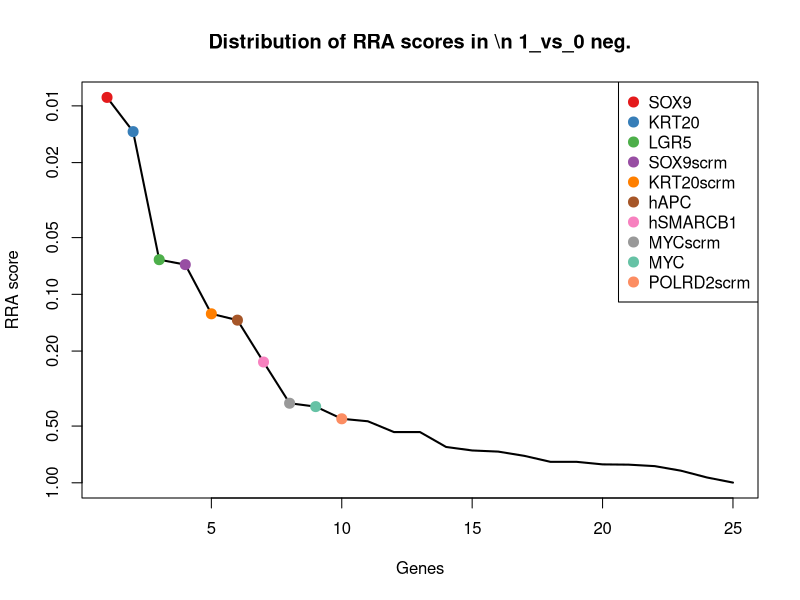
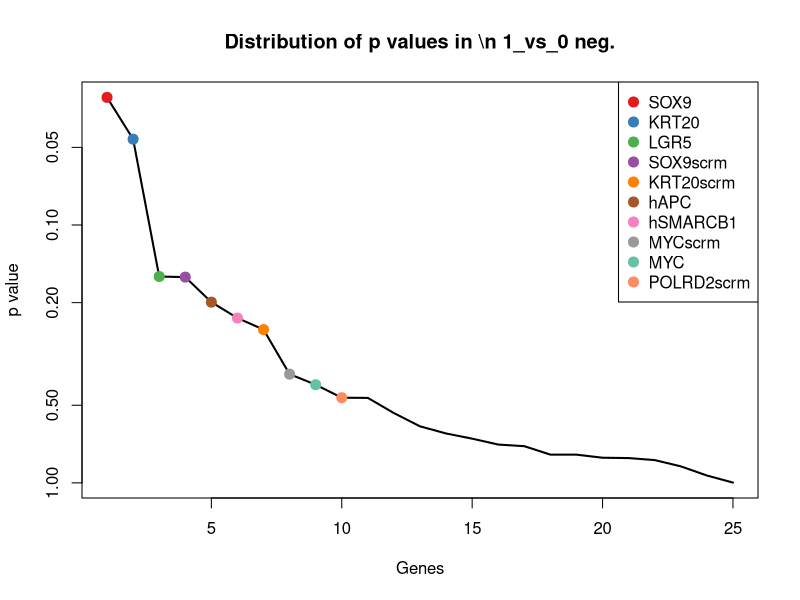
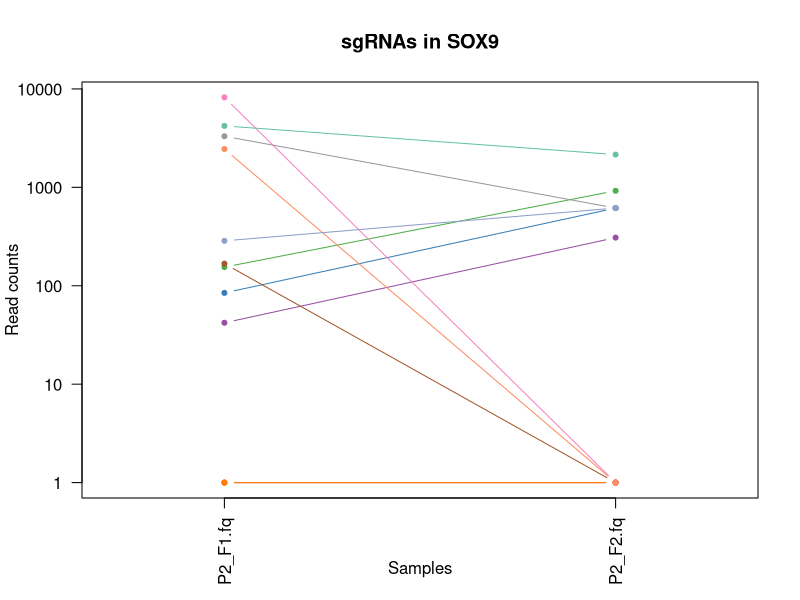
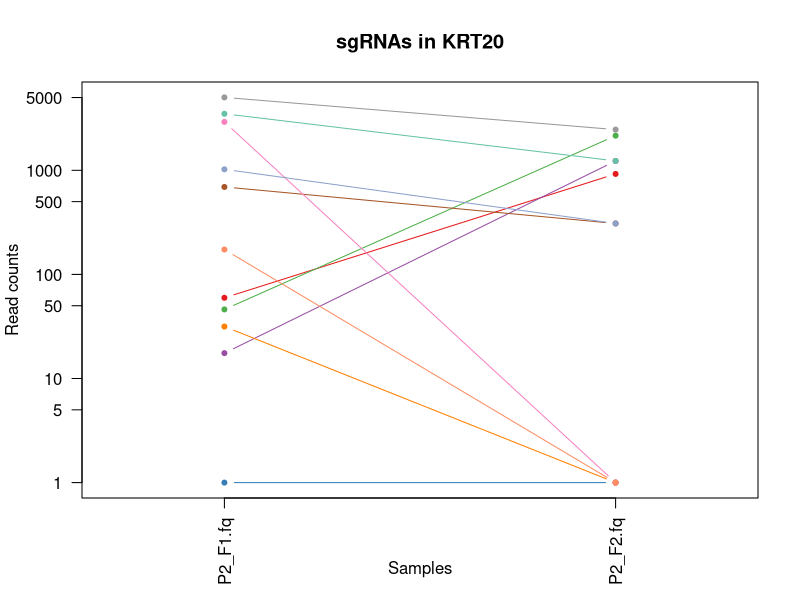
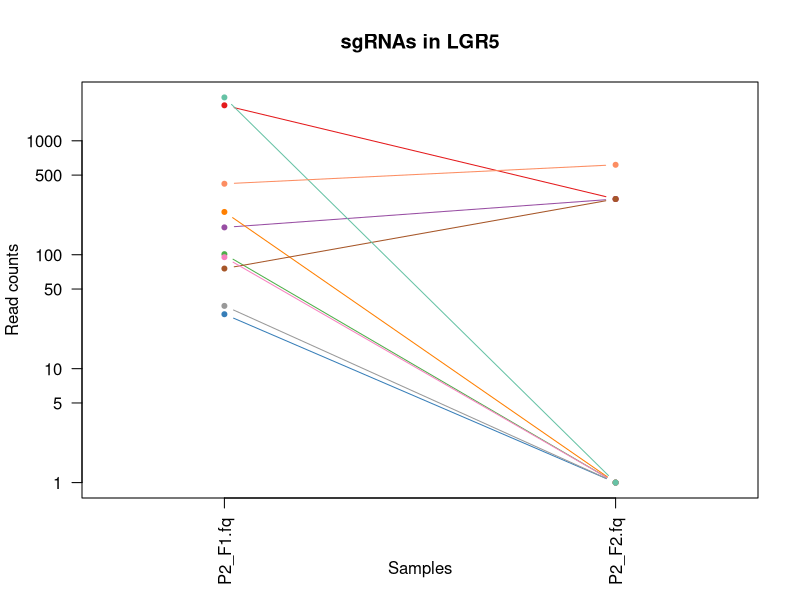
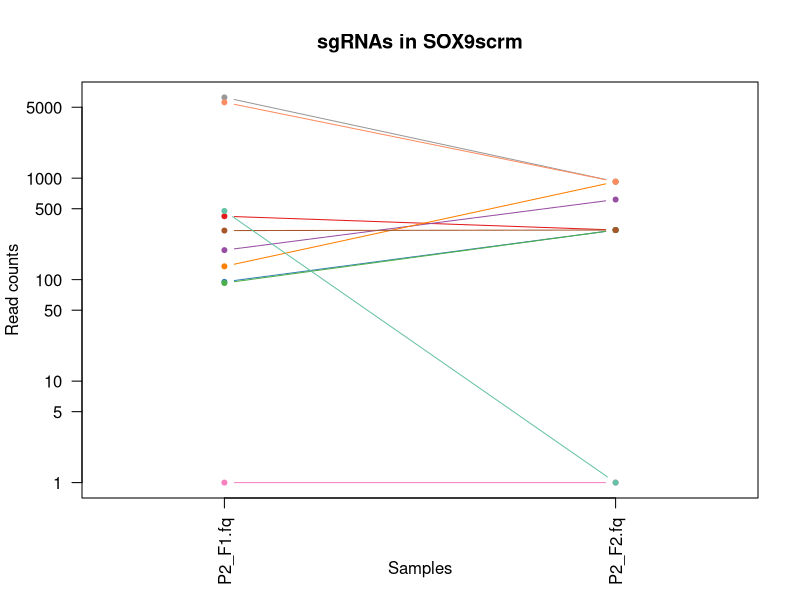
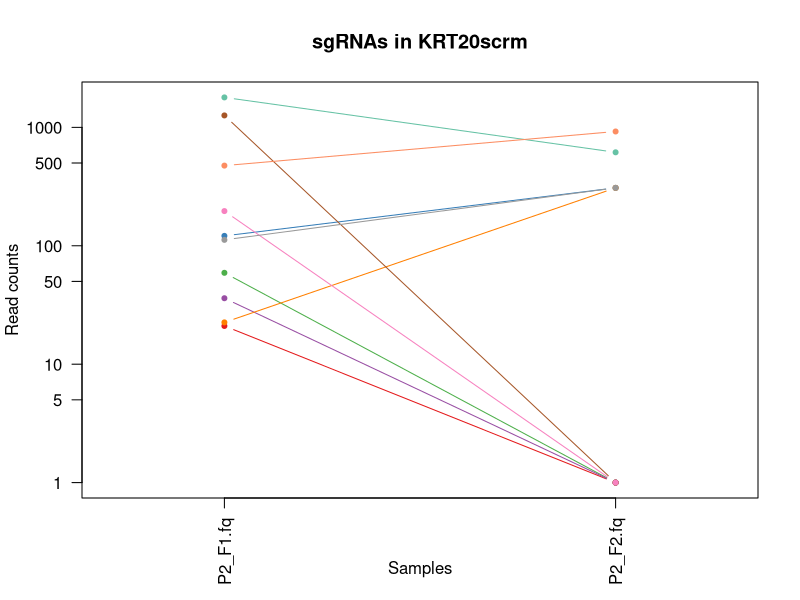
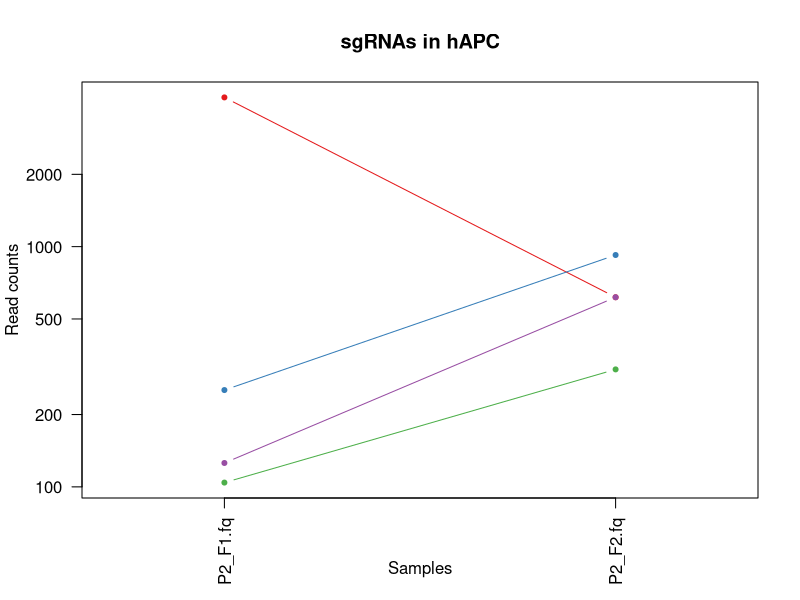

These figures' R source, in order: (Note: this script raises an error after producing the figures.)
pdf(file='P2_01_day3.pdf',width=4.5,height=4.5);
gstable=read.table('P2_01_day3.gene_summary.txt',header=T)
# 
#
# parameters
# Do not modify the variables beginning with "__"

# gstablename='__GENE_SUMMARY_FILE__'
startindex=3
# outputfile='__OUTPUT_FILE__'
targetgenelist=c("SOX9","KRT20","LGR5","SOX9scrm","KRT20scrm","hAPC","hSMARCB1","MYCscrm","MYC","POLRD2scrm")
# samplelabel=sub('.\\w+.\\w+$','',colnames(gstable)[startindex]);
samplelabel='1_vs_0 neg.'


# You need to write some codes in front of this code:
# gstable=read.table(gstablename,header=T)
# pdf(file=outputfile,width=6,height=6)


# set up color using RColorBrewer
#library(RColorBrewer)
#colors <- brewer.pal(length(targetgenelist), "Set1")

colors=c( "#E41A1C", "#377EB8", "#4DAF4A", "#984EA3", "#FF7F00",  "#A65628", "#F781BF",
          "#999999", "#66C2A5", "#FC8D62", "#8DA0CB", "#E78AC3", "#A6D854", "#FFD92F", "#E5C494", "#B3B3B3", 
          "#8DD3C7", "#FFFFB3", "#BEBADA", "#FB8072", "#80B1D3", "#FDB462", "#B3DE69", "#FCCDE5",
          "#D9D9D9", "#BC80BD", "#CCEBC5", "#FFED6F")

######
# function definition

plotrankedvalues<-function(val, tglist, ...){
  
  plot(val,log='y',ylim=c(max(val),min(val)),type='l',lwd=2, ...)
  if(length(tglist)>0){
    for(i in 1:length(tglist)){
      targetgene=tglist[i];
      tx=which(names(val)==targetgene);ty=val[targetgene];
      points(tx,ty,col=colors[(i %% length(colors)) ],cex=2,pch=20)
      # text(tx+50,ty,targetgene,col=colors[i])
    }
    legend('topright',tglist,pch=20,pt.cex = 2,cex=1,col=colors)
  }
}



plotrandvalues<-function(val,targetgenelist, ...){
  # choose the one with the best distance distribution
  
  mindiffvalue=0;
  randval=val;
  for(i in 1:20){
    randval0=sample(val)
    vindex=sort(which(names(randval0) %in% targetgenelist))
    if(max(vindex)>0.9*length(val)){
      # print('pass...')
      next;
    }
    mindiffind=min(diff(vindex));
    if (mindiffind > mindiffvalue){
      mindiffvalue=mindiffind;
      randval=randval0;
      # print(paste('Diff: ',mindiffvalue))
    }
  }
  plot(randval,log='y',ylim=c(max(randval),min(randval)),pch=20,col='grey', ...)
  
  if(length(targetgenelist)>0){
    for(i in 1:length(targetgenelist)){
      targetgene=targetgenelist[i];
      tx=which(names(randval)==targetgene);ty=randval[targetgene];
      points(tx,ty,col=colors[(i %% length(colors)) ],cex=2,pch=20)
      text(tx+50,ty,targetgene,col=colors[i])
    }
  }
  
}




# set.seed(1235)



pvec=gstable[,startindex]
names(pvec)=gstable[,'id']
pvec=sort(pvec);

plotrankedvalues(pvec,targetgenelist,xlab='Genes',ylab='RRA score',main=paste('Distribution of RRA scores in \\n',samplelabel))

# plotrandvalues(pvec,targetgenelist,xlab='Genes',ylab='RRA score',main=paste('Distribution of RRA scores in \\n',samplelabel))


pvec=gstable[,startindex+1]
names(pvec)=gstable[,'id']
pvec=sort(pvec);

plotrankedvalues(pvec,targetgenelist,xlab='Genes',ylab='p value',main=paste('Distribution of p values in \\n',samplelabel))

# plotrandvalues(pvec,targetgenelist,xlab='Genes',ylab='p value',main=paste('Distribution of p values in \\n',samplelabel))



# you need to write after this code:
# dev.off()






# parameters
# Do not modify the variables beginning with "__"
targetmat=list(c(0.0,0.0),c(83.6360814859197,614.6029411764706),c(153.75016177351705,921.9044117647059),c(41.066818454164164,307.3014705882353),c(0.0,0.0),c(166.7713481126423,0.0),c(8197.337615338525,0.0),c(3303.875626123427,614.6029411764706),c(4206.844817255842,2151.1102941176473),c(2450.4871060515275,0.0),c(284.96365488316354,614.6029411764706))
targetgene="SOX9"
collabel=c("P2_F1.fq","P2_F2.fq")

# set up color using RColorBrewer
#library(RColorBrewer)
#colors <- brewer.pal(length(targetgenelist), "Set1")

colors=c( "#E41A1C", "#377EB8", "#4DAF4A", "#984EA3", "#FF7F00",  "#A65628", "#F781BF",
          "#999999", "#66C2A5", "#FC8D62", "#8DA0CB", "#E78AC3", "#A6D854", "#FFD92F", "#E5C494", "#B3B3B3", 
          "#8DD3C7", "#FFFFB3", "#BEBADA", "#FB8072", "#80B1D3", "#FDB462", "#B3DE69", "#FCCDE5",
          "#D9D9D9", "#BC80BD", "#CCEBC5", "#FFED6F")


## code

targetmatvec=unlist(targetmat)+1
yrange=range(targetmatvec[targetmatvec>0]);
# yrange[1]=1; # set the minimum value to 1
for(i in 1:length(targetmat)){
  vali=targetmat[[i]]+1;
  if(i==1){
    plot(1:length(vali),vali,type='b',las=1,pch=20,main=paste('sgRNAs in',targetgene),ylab='Read counts',xlab='Samples',xlim=c(0.7,length(vali)+0.3),ylim = yrange,col=colors[(i %% length(colors))],xaxt='n',log='y')
    axis(1,at=1:length(vali),labels=(collabel),las=2)
    # lines(0:100,rep(1,101),col='black');
  }else{
    lines(1:length(vali),vali,type='b',pch=20,col=colors[(i %% length(colors))])
  }
}




# parameters
# Do not modify the variables beginning with "__"
targetmat=list(c(58.59533852606351,921.9044117647059),c(0.0,0.0),c(45.07333732774116,2151.1102941176473),c(16.52689035350509,1229.2058823529412),c(30.549706411024562,0.0),c(690.623690832834,307.3014705882353),c(2916.244925104853,0.0),c(5012.655925704014,2458.4117647058824),c(3488.6763091671655,1229.2058823529412),c(172.28031156381064,0.0),c(1020.6606830437387,307.3014705882353))
targetgene="KRT20"
collabel=c("P2_F1.fq","P2_F2.fq")

# set up color using RColorBrewer
#library(RColorBrewer)
#colors <- brewer.pal(length(targetgenelist), "Set1")

colors=c( "#E41A1C", "#377EB8", "#4DAF4A", "#984EA3", "#FF7F00",  "#A65628", "#F781BF",
          "#999999", "#66C2A5", "#FC8D62", "#8DA0CB", "#E78AC3", "#A6D854", "#FFD92F", "#E5C494", "#B3B3B3", 
          "#8DD3C7", "#FFFFB3", "#BEBADA", "#FB8072", "#80B1D3", "#FDB462", "#B3DE69", "#FCCDE5",
          "#D9D9D9", "#BC80BD", "#CCEBC5", "#FFED6F")


## code

targetmatvec=unlist(targetmat)+1
yrange=range(targetmatvec[targetmatvec>0]);
# yrange[1]=1; # set the minimum value to 1
for(i in 1:length(targetmat)){
  vali=targetmat[[i]]+1;
  if(i==1){
    plot(1:length(vali),vali,type='b',las=1,pch=20,main=paste('sgRNAs in',targetgene),ylab='Read counts',xlab='Samples',xlim=c(0.7,length(vali)+0.3),ylim = yrange,col=colors[(i %% length(colors))],xaxt='n',log='y')
    axis(1,at=1:length(vali),labels=(collabel),las=2)
    # lines(0:100,rep(1,101),col='black');
  }else{
    lines(1:length(vali),vali,type='b',pch=20,col=colors[(i %% length(colors))])
  }
}




# parameters
# Do not modify the variables beginning with "__"
targetmat=list(c(2047.3311443978428,307.3014705882353),c(29.04726183343319,0.0),c(100.1629718394248,0.0),c(172.78112642300778,307.3014705882353),c(236.3846135410425,0.0),c(74.62141402037147,307.3014705882353),c(94.15319352905931,0.0),c(34.55622528460155,0.0),c(2402.408879568604,0.0),c(418.68122228879565,614.6029411764706))
targetgene="LGR5"
collabel=c("P2_F1.fq","P2_F2.fq")

# set up color using RColorBrewer
#library(RColorBrewer)
#colors <- brewer.pal(length(targetgenelist), "Set1")

colors=c( "#E41A1C", "#377EB8", "#4DAF4A", "#984EA3", "#FF7F00",  "#A65628", "#F781BF",
          "#999999", "#66C2A5", "#FC8D62", "#8DA0CB", "#E78AC3", "#A6D854", "#FFD92F", "#E5C494", "#B3B3B3", 
          "#8DD3C7", "#FFFFB3", "#BEBADA", "#FB8072", "#80B1D3", "#FDB462", "#B3DE69", "#FCCDE5",
          "#D9D9D9", "#BC80BD", "#CCEBC5", "#FFED6F")


## code

targetmatvec=unlist(targetmat)+1
yrange=range(targetmatvec[targetmatvec>0]);
# yrange[1]=1; # set the minimum value to 1
for(i in 1:length(targetmat)){
  vali=targetmat[[i]]+1;
  if(i==1){
    plot(1:length(vali),vali,type='b',las=1,pch=20,main=paste('sgRNAs in',targetgene),ylab='Read counts',xlab='Samples',xlim=c(0.7,length(vali)+0.3),ylim = yrange,col=colors[(i %% length(colors))],xaxt='n',log='y')
    axis(1,at=1:length(vali),labels=(collabel),las=2)
    # lines(0:100,rep(1,101),col='black');
  }else{
    lines(1:length(vali),vali,type='b',pch=20,col=colors[(i %% length(colors))])
  }
}




# parameters
# Do not modify the variables beginning with "__"
targetmat=list(c(420.68448172558413,307.3014705882353),c(94.15319352905931,307.3014705882353),c(91.64911923307369,307.3014705882353),c(194.3161653684841,614.6029411764706),c(134.21838226482922,921.9044117647059),c(303.49380467345713,307.3014705882353),c(0.0,0.0),c(6249.167813061713,921.9044117647059),c(474.27167165967643,0.0),c(5590.596273217495,921.9044117647059))
targetgene="SOX9scrm"
collabel=c("P2_F1.fq","P2_F2.fq")

# set up color using RColorBrewer
#library(RColorBrewer)
#colors <- brewer.pal(length(targetgenelist), "Set1")

colors=c( "#E41A1C", "#377EB8", "#4DAF4A", "#984EA3", "#FF7F00",  "#A65628", "#F781BF",
          "#999999", "#66C2A5", "#FC8D62", "#8DA0CB", "#E78AC3", "#A6D854", "#FFD92F", "#E5C494", "#B3B3B3", 
          "#8DD3C7", "#FFFFB3", "#BEBADA", "#FB8072", "#80B1D3", "#FDB462", "#B3DE69", "#FCCDE5",
          "#D9D9D9", "#BC80BD", "#CCEBC5", "#FFED6F")


## code

targetmatvec=unlist(targetmat)+1
yrange=range(targetmatvec[targetmatvec>0]);
# yrange[1]=1; # set the minimum value to 1
for(i in 1:length(targetmat)){
  vali=targetmat[[i]]+1;
  if(i==1){
    plot(1:length(vali),vali,type='b',las=1,pch=20,main=paste('sgRNAs in',targetgene),ylab='Read counts',xlab='Samples',xlim=c(0.7,length(vali)+0.3),ylim = yrange,col=colors[(i %% length(colors))],xaxt='n',log='y')
    axis(1,at=1:length(vali),labels=(collabel),las=2)
    # lines(0:100,rep(1,101),col='black');
  }else{
    lines(1:length(vali),vali,type='b',pch=20,col=colors[(i %% length(colors))])
  }
}




# parameters
# Do not modify the variables beginning with "__"
targetmat=list(c(20.03259436788496,0.0),c(120.19556620730975,307.3014705882353),c(58.09452366686638,0.0),c(35.05704014379868,0.0),c(21.53503894547633,307.3014705882353),c(1260.050185739964,0.0),c(195.31779508687836,0.0),c(111.18089874176152,307.3014705882353),c(1789.411491911324,614.6029411764706),c(474.27167165967643,921.9044117647059))
targetgene="KRT20scrm"
collabel=c("P2_F1.fq","P2_F2.fq")

# set up color using RColorBrewer
#library(RColorBrewer)
#colors <- brewer.pal(length(targetgenelist), "Set1")

colors=c( "#E41A1C", "#377EB8", "#4DAF4A", "#984EA3", "#FF7F00",  "#A65628", "#F781BF",
          "#999999", "#66C2A5", "#FC8D62", "#8DA0CB", "#E78AC3", "#A6D854", "#FFD92F", "#E5C494", "#B3B3B3", 
          "#8DD3C7", "#FFFFB3", "#BEBADA", "#FB8072", "#80B1D3", "#FDB462", "#B3DE69", "#FCCDE5",
          "#D9D9D9", "#BC80BD", "#CCEBC5", "#FFED6F")


## code

targetmatvec=unlist(targetmat)+1
yrange=range(targetmatvec[targetmatvec>0]);
# yrange[1]=1; # set the minimum value to 1
for(i in 1:length(targetmat)){
  vali=targetmat[[i]]+1;
  if(i==1){
    plot(1:length(vali),vali,type='b',las=1,pch=20,main=paste('sgRNAs in',targetgene),ylab='Read counts',xlab='Samples',xlim=c(0.7,length(vali)+0.3),ylim = yrange,col=colors[(i %% length(colors))],xaxt='n',log='y')
    axis(1,at=1:length(vali),labels=(collabel),las=2)
    # lines(0:100,rep(1,101),col='black');
  }else{
    lines(1:length(vali),vali,type='b',pch=20,col=colors[(i %% length(colors))])
  }
}




# parameters
# Do not modify the variables beginning with "__"
targetmat=list(c(4179.800814859197,614.6029411764706),c(251.90987417615335,921.9044117647059),c(103.16786099460754,307.3014705882353),c(124.70289994008387,614.6029411764706))
targetgene="hAPC"
collabel=c("P2_F1.fq","P2_F2.fq")

# set up color using RColorBrewer
#library(RColorBrewer)
#colors <- brewer.pal(length(targetgenelist), "Set1")

colors=c( "#E41A1C", "#377EB8", "#4DAF4A", "#984EA3", "#FF7F00",  "#A65628", "#F781BF",
          "#999999", "#66C2A5", "#FC8D62", "#8DA0CB", "#E78AC3", "#A6D854", "#FFD92F", "#E5C494", "#B3B3B3", 
          "#8DD3C7", "#FFFFB3", "#BEBADA", "#FB8072", "#80B1D3", "#FDB462", "#B3DE69", "#FCCDE5",
          "#D9D9D9", "#BC80BD", "#CCEBC5", "#FFED6F")


## code

targetmatvec=unlist(targetmat)+1
yrange=range(targetmatvec[targetmatvec>0]);
# yrange[1]=1; # set the minimum value to 1
for(i in 1:length(targetmat)){
  vali=targetmat[[i]]+1;
  if(i==1){
    plot(1:length(vali),vali,type='b',las=1,pch=20,main=paste('sgRNAs in',targetgene),ylab='Read counts',xlab='Samples',xlim=c(0.7,length(vali)+0.3),ylim = yrange,col=colors[(i %% length(colors))],xaxt='n',log='y')
    axis(1,at=1:length(vali),labels=(collabel),las=2)
    # lines(0:100,rep(1,101),col='black');
  }else{
    lines(1:length(vali),vali,type='b',pch=20,col=colors[(i %% length(colors))])
  }
}




# parameters
# Do not modify the variables beginning with "__"
targetmat=list(c(39.564373876572795,921.9044117647059),c(63.10267225883762,0.0))
targetgene="hSMARCB1"
collabel=c("P2_F1.fq","P2_F2.fq")

# set up color using RColorBrewer
#library(RColorBrewer)
#colors <- brewer.pal(length(targetgenelist), "Set1")

colors=c( "#E41A1C", "#377EB8", "#4DAF4A", "#984EA3", "#FF7F00",  "#A65628", "#F781BF",
          "#999999", "#66C2A5", "#FC8D62", "#8DA0CB", "#E78AC3", "#A6D854", "#FFD92F", "#E5C494", "#B3B3B3", 
          "#8DD3C7", "#FFFFB3", "#BEBADA", "#FB8072", "#80B1D3", "#FDB462", "#B3DE69", "#FCCDE5",
          "#D9D9D9", "#BC80BD", "#CCEBC5", "#FFED6F")


## code

targetmatvec=unlist(targetmat)+1
yrange=range(targetmatvec[targetmatvec>0]);
# yrange[1]=1; # set the minimum value to 1
for(i in 1:length(targetmat)){
  vali=targetmat[[i]]+1;
  if(i==1){
    plot(1:length(vali),vali,type='b',las=1,pch=20,main=paste('sgRNAs in',targetgene),ylab='Read counts',xlab='Samples',xlim=c(0.7,length(vali)+0.3),ylim = yrange,col=colors[(i %% length(colors))],xaxt='n',log='y')
    axis(1,at=1:length(vali),labels=(collabel),las=2)
    # lines(0:100,rep(1,101),col='black');
  }else{
    lines(1:length(vali),vali,type='b',pch=20,col=colors[(i %% length(colors))])
  }
}




# parameters
# Do not modify the variables beginning with "__"
targetmat=list(c(718.669322947873,921.9044117647059))
targetgene="MYCscrm"
collabel=c("P2_F1.fq","P2_F2.fq")

# set up color using RColorBrewer
#library(RColorBrewer)
#colors <- brewer.pal(length(targetgenelist), "Set1")

colors=c( "#E41A1C", "#377EB8", "#4DAF4A", "#984EA3", "#FF7F00",  "#A65628", "#F781BF",
          "#999999", "#66C2A5", "#FC8D62", "#8DA0CB", "#E78AC3", "#A6D854", "#FFD92F", "#E5C494", "#B3B3B3", 
          "#8DD3C7", "#FFFFB3", "#BEBADA", "#FB8072", "#80B1D3", "#FDB462", "#B3DE69", "#FCCDE5",
          "#D9D9D9", "#BC80BD", "#CCEBC5", "#FFED6F")


## code

targetmatvec=unlist(targetmat)+1
yrange=range(targetmatvec[targetmatvec>0]);
# yrange[1]=1; # set the minimum value to 1
for(i in 1:length(targetmat)){
  vali=targetmat[[i]]+1;
  if(i==1){
    plot(1:length(vali),vali,type='b',las=1,pch=20,main=paste('sgRNAs in',targetgene),ylab='Read counts',xlab='Samples',xlim=c(0.7,length(vali)+0.3),ylim = yrange,col=colors[(i %% length(colors))],xaxt='n',log='y')
    axis(1,at=1:length(vali),labels=(collabel),las=2)
    # lines(0:100,rep(1,101),col='black');
  }else{
    lines(1:length(vali),vali,type='b',pch=20,col=colors[(i %% length(colors))])
  }
}




# parameters
# Do not modify the variables beginning with "__"
targetmat=list(c(790.2858478130617,307.3014705882353),c(245.39928100659074,307.3014705882353),c(49.58067106051527,1229.2058823529412),c(35.5578550029958,921.9044117647059),c(111.18089874176152,1229.2058823529412))
targetgene="MYC"
collabel=c("P2_F1.fq","P2_F2.fq")

# set up color using RColorBrewer
#library(RColorBrewer)
#colors <- brewer.pal(length(targetgenelist), "Set1")

colors=c( "#E41A1C", "#377EB8", "#4DAF4A", "#984EA3", "#FF7F00",  "#A65628", "#F781BF",
          "#999999", "#66C2A5", "#FC8D62", "#8DA0CB", "#E78AC3", "#A6D854", "#FFD92F", "#E5C494", "#B3B3B3", 
          "#8DD3C7", "#FFFFB3", "#BEBADA", "#FB8072", "#80B1D3", "#FDB462", "#B3DE69", "#FCCDE5",
          "#D9D9D9", "#BC80BD", "#CCEBC5", "#FFED6F")


## code

targetmatvec=unlist(targetmat)+1
yrange=range(targetmatvec[targetmatvec>0]);
# yrange[1]=1; # set the minimum value to 1
for(i in 1:length(targetmat)){
  vali=targetmat[[i]]+1;
  if(i==1){
    plot(1:length(vali),vali,type='b',las=1,pch=20,main=paste('sgRNAs in',targetgene),ylab='Read counts',xlab='Samples',xlim=c(0.7,length(vali)+0.3),ylim = yrange,col=colors[(i %% length(colors))],xaxt='n',log='y')
    axis(1,at=1:length(vali),labels=(collabel),las=2)
    # lines(0:100,rep(1,101),col='black');
  }else{
    lines(1:length(vali),vali,type='b',pch=20,col=colors[(i %% length(colors))])
  }
}




# parameters
# Do not modify the variables beginning with "__"
targetmat=list(c(65.60674655482325,0.0),c(99.66215698022768,1536.5073529411766),c(93.65237866986219,1229.2058823529412),c(108.17600958657879,614.6029411764706),c(217.85446375074892,921.9044117647059))
targetgene="POLRD2scrm"
collabel=c("P2_F1.fq","P2_F2.fq")

# set up color using RColorBrewer
#library(RColorBrewer)
#colors <- brewer.pal(length(targetgenelist), "Set1")

colors=c( "#E41A1C", "#377EB8", "#4DAF4A", "#984EA3", "#FF7F00",  "#A65628", "#F781BF",
          "#999999", "#66C2A5", "#FC8D62", "#8DA0CB", "#E78AC3", "#A6D854", "#FFD92F", "#E5C494", "#B3B3B3", 
          "#8DD3C7", "#FFFFB3", "#BEBADA", "#FB8072", "#80B1D3", "#FDB462", "#B3DE69", "#FCCDE5",
          "#D9D9D9", "#BC80BD", "#CCEBC5", "#FFED6F")


## code

targetmatvec=unlist(targetmat)+1
yrange=range(targetmatvec[targetmatvec>0]);
# yrange[1]=1; # set the minimum value to 1
for(i in 1:length(targetmat)){
  vali=targetmat[[i]]+1;
  if(i==1){
    plot(1:length(vali),vali,type='b',las=1,pch=20,main=paste('sgRNAs in',targetgene),ylab='Read counts',xlab='Samples',xlim=c(0.7,length(vali)+0.3),ylim = yrange,col=colors[(i %% length(colors))],xaxt='n',log='y')
    axis(1,at=1:length(vali),labels=(collabel),las=2)
    # lines(0:100,rep(1,101),col='black');
  }else{
    lines(1:length(vali),vali,type='b',pch=20,col=colors[(i %% length(colors))])
  }
}



# 
#
# parameters
# Do not modify the variables beginning with "__"

# gstablename='__GENE_SUMMARY_FILE__'
startindex=9
# outputfile='__OUTPUT_FILE__'
targetgenelist=c("GFP","GFPscrm","KRT20","MYC","hSATB2","mKatescrm","POLRD2scrm","hSMARCC2","hSMARCA4","hSATB1")
# samplelabel=sub('.\\w+.\\w+$','',colnames(gstable)[startindex]);
samplelabel='1_vs_0 pos.'


# You need to write some codes in front of this code:
# gstable=read.table(gstablename,header=T)
# pdf(file=outputfile,width=6,height=6)


# set up color using RColorBrewer
#library(RColorBrewer)
#colors <- brewer.pal(length(targetgenelist), "Set1")

colors=c( "#E41A1C", "#377EB8", "#4DAF4A", "#984EA3", "#FF7F00",  "#A65628", "#F781BF",
          "#999999", "#66C2A5", "#FC8D62", "#8DA0CB", "#E78AC3", "#A6D854", "#FFD92F", "#E5C494", "#B3B3B3", 
          "#8DD3C7", "#FFFFB3", "#BEBADA", "#FB8072", "#80B1D3", "#FDB462", "#B3DE69", "#FCCDE5",
          "#D9D9D9", "#BC80BD", "#CCEBC5", "#FFED6F")

######
# function definition

plotrankedvalues<-function(val, tglist, ...){
  
  plot(val,log='y',ylim=c(max(val),min(val)),type='l',lwd=2, ...)
  if(length(tglist)>0){
    for(i in 1:length(tglist)){
      targetgene=tglist[i];
      tx=which(names(val)==targetgene);ty=val[targetgene];
      points(tx,ty,col=colors[(i %% length(colors)) ],cex=2,pch=20)
      # text(tx+50,ty,targetgene,col=colors[i])
    }
    legend('topright',tglist,pch=20,pt.cex = 2,cex=1,col=colors)
  }
}



plotrandvalues<-function(val,targetgenelist, ...){
  # choose the one with the best distance distribution
  
  mindiffvalue=0;
  randval=val;
  for(i in 1:20){
    randval0=sample(val)
    vindex=sort(which(names(randval0) %in% targetgenelist))
    if(max(vindex)>0.9*length(val)){
      # print('pass...')
      next;
    }
    mindiffind=min(diff(vindex));
    if (mindiffind > mindiffvalue){
      mindiffvalue=mindiffind;
      randval=randval0;
      # print(paste('Diff: ',mindiffvalue))
    }
  }
  plot(randval,log='y',ylim=c(max(randval),min(randval)),pch=20,col='grey', ...)
  
  if(length(targetgenelist)>0){
    for(i in 1:length(targetgenelist)){
      targetgene=targetgenelist[i];
      tx=which(names(randval)==targetgene);ty=randval[targetgene];
      points(tx,ty,col=colors[(i %% length(colors)) ],cex=2,pch=20)
      text(tx+50,ty,targetgene,col=colors[i])
    }
  }
  
}




# set.seed(1235)



pvec=gstable[,startindex]
names(pvec)=gstable[,'id']
pvec=sort(pvec);

plotrankedvalues(pvec,targetgenelist,xlab='Genes',ylab='RRA score',main=paste('Distribution of RRA scores in \\n',samplelabel))

# plotrandvalues(pvec,targetgenelist,xlab='Genes',ylab='RRA score',main=paste('Distribution of RRA scores in \\n',samplelabel))


pvec=gstable[,startindex+1]
names(pvec)=gstable[,'id']
pvec=sort(pvec);

plotrankedvalues(pvec,targetgenelist,xlab='Genes',ylab='p value',main=paste('Distribution of p values in \\n',samplelabel))

# plotrandvalues(pvec,targetgenelist,xlab='Genes',ylab='p value',main=paste('Distribution of p values in \\n',samplelabel))



# you need to write after this code:
# dev.off()






# parameters
# Do not modify the variables beginning with "__"
targetmat=list(c(72.11733972438586,614.6029411764706),c(146.73875374475733,0.0),c(36.05866986219293,921.9044117647059),c(86.14015578190532,614.6029411764706),c(11.017926902336727,1229.2058823529412),c(0.0,0.0),c(32.052150988615935,1536.5073529411766),c(0.0,0.0),c(28.546446974236066,921.9044117647059),c(58.59533852606351,921.9044117647059),c(112.18252846015577,3994.919117647059),c(86.64097064110246,921.9044117647059))
targetgene="GFP"
collabel=c("P2_F1.fq","P2_F2.fq")

# set up color using RColorBrewer
#library(RColorBrewer)
#colors <- brewer.pal(length(targetgenelist), "Set1")

colors=c( "#E41A1C", "#377EB8", "#4DAF4A", "#984EA3", "#FF7F00",  "#A65628", "#F781BF",
          "#999999", "#66C2A5", "#FC8D62", "#8DA0CB", "#E78AC3", "#A6D854", "#FFD92F", "#E5C494", "#B3B3B3", 
          "#8DD3C7", "#FFFFB3", "#BEBADA", "#FB8072", "#80B1D3", "#FDB462", "#B3DE69", "#FCCDE5",
          "#D9D9D9", "#BC80BD", "#CCEBC5", "#FFED6F")


## code

targetmatvec=unlist(targetmat)+1
yrange=range(targetmatvec[targetmatvec>0]);
# yrange[1]=1; # set the minimum value to 1
for(i in 1:length(targetmat)){
  vali=targetmat[[i]]+1;
  if(i==1){
    plot(1:length(vali),vali,type='b',las=1,pch=20,main=paste('sgRNAs in',targetgene),ylab='Read counts',xlab='Samples',xlim=c(0.7,length(vali)+0.3),ylim = yrange,col=colors[(i %% length(colors))],xaxt='n',log='y')
    axis(1,at=1:length(vali),labels=(collabel),las=2)
    # lines(0:100,rep(1,101),col='black');
  }else{
    lines(1:length(vali),vali,type='b',pch=20,col=colors[(i %% length(colors))])
  }
}




# parameters
# Do not modify the variables beginning with "__"
targetmat=list(c(235.8837986818454,307.3014705882353),c(47.076596764529654,0.0),c(159.25912522468542,0.0),c(81.13200718993409,307.3014705882353),c(69.1124505692031,1536.5073529411766),c(31.050521270221687,614.6029411764706),c(61.60022768124625,307.3014705882353),c(47.57741162372678,921.9044117647059),c(34.05541042540443,307.3014705882353),c(66.60837627321749,1229.2058823529412))
targetgene="GFPscrm"
collabel=c("P2_F1.fq","P2_F2.fq")

# set up color using RColorBrewer
#library(RColorBrewer)
#colors <- brewer.pal(length(targetgenelist), "Set1")

colors=c( "#E41A1C", "#377EB8", "#4DAF4A", "#984EA3", "#FF7F00",  "#A65628", "#F781BF",
          "#999999", "#66C2A5", "#FC8D62", "#8DA0CB", "#E78AC3", "#A6D854", "#FFD92F", "#E5C494", "#B3B3B3", 
          "#8DD3C7", "#FFFFB3", "#BEBADA", "#FB8072", "#80B1D3", "#FDB462", "#B3DE69", "#FCCDE5",
          "#D9D9D9", "#BC80BD", "#CCEBC5", "#FFED6F")


## code

targetmatvec=unlist(targetmat)+1
yrange=range(targetmatvec[targetmatvec>0]);
# yrange[1]=1; # set the minimum value to 1
for(i in 1:length(targetmat)){
  vali=targetmat[[i]]+1;
  if(i==1){
    plot(1:length(vali),vali,type='b',las=1,pch=20,main=paste('sgRNAs in',targetgene),ylab='Read counts',xlab='Samples',xlim=c(0.7,length(vali)+0.3),ylim = yrange,col=colors[(i %% length(colors))],xaxt='n',log='y')
    axis(1,at=1:length(vali),labels=(collabel),las=2)
    # lines(0:100,rep(1,101),col='black');
  }else{
    lines(1:length(vali),vali,type='b',pch=20,col=colors[(i %% length(colors))])
  }
}




# parameters
# Do not modify the variables beginning with "__"
targetmat=list(c(58.59533852606351,921.9044117647059),c(0.0,0.0),c(45.07333732774116,2151.1102941176473),c(16.52689035350509,1229.2058823529412),c(30.549706411024562,0.0),c(690.623690832834,307.3014705882353),c(2916.244925104853,0.0),c(5012.655925704014,2458.4117647058824),c(3488.6763091671655,1229.2058823529412),c(172.28031156381064,0.0),c(1020.6606830437387,307.3014705882353))
targetgene="KRT20"
collabel=c("P2_F1.fq","P2_F2.fq")

# set up color using RColorBrewer
#library(RColorBrewer)
#colors <- brewer.pal(length(targetgenelist), "Set1")

colors=c( "#E41A1C", "#377EB8", "#4DAF4A", "#984EA3", "#FF7F00",  "#A65628", "#F781BF",
          "#999999", "#66C2A5", "#FC8D62", "#8DA0CB", "#E78AC3", "#A6D854", "#FFD92F", "#E5C494", "#B3B3B3", 
          "#8DD3C7", "#FFFFB3", "#BEBADA", "#FB8072", "#80B1D3", "#FDB462", "#B3DE69", "#FCCDE5",
          "#D9D9D9", "#BC80BD", "#CCEBC5", "#FFED6F")


## code

targetmatvec=unlist(targetmat)+1
yrange=range(targetmatvec[targetmatvec>0]);
# yrange[1]=1; # set the minimum value to 1
for(i in 1:length(targetmat)){
  vali=targetmat[[i]]+1;
  if(i==1){
    plot(1:length(vali),vali,type='b',las=1,pch=20,main=paste('sgRNAs in',targetgene),ylab='Read counts',xlab='Samples',xlim=c(0.7,length(vali)+0.3),ylim = yrange,col=colors[(i %% length(colors))],xaxt='n',log='y')
    axis(1,at=1:length(vali),labels=(collabel),las=2)
    # lines(0:100,rep(1,101),col='black');
  }else{
    lines(1:length(vali),vali,type='b',pch=20,col=colors[(i %% length(colors))])
  }
}




# parameters
# Do not modify the variables beginning with "__"
targetmat=list(c(790.2858478130617,307.3014705882353),c(245.39928100659074,307.3014705882353),c(49.58067106051527,1229.2058823529412),c(35.5578550029958,921.9044117647059),c(111.18089874176152,1229.2058823529412))
targetgene="MYC"
collabel=c("P2_F1.fq","P2_F2.fq")

# set up color using RColorBrewer
#library(RColorBrewer)
#colors <- brewer.pal(length(targetgenelist), "Set1")

colors=c( "#E41A1C", "#377EB8", "#4DAF4A", "#984EA3", "#FF7F00",  "#A65628", "#F781BF",
          "#999999", "#66C2A5", "#FC8D62", "#8DA0CB", "#E78AC3", "#A6D854", "#FFD92F", "#E5C494", "#B3B3B3", 
          "#8DD3C7", "#FFFFB3", "#BEBADA", "#FB8072", "#80B1D3", "#FDB462", "#B3DE69", "#FCCDE5",
          "#D9D9D9", "#BC80BD", "#CCEBC5", "#FFED6F")


## code

targetmatvec=unlist(targetmat)+1
yrange=range(targetmatvec[targetmatvec>0]);
# yrange[1]=1; # set the minimum value to 1
for(i in 1:length(targetmat)){
  vali=targetmat[[i]]+1;
  if(i==1){
    plot(1:length(vali),vali,type='b',las=1,pch=20,main=paste('sgRNAs in',targetgene),ylab='Read counts',xlab='Samples',xlim=c(0.7,length(vali)+0.3),ylim = yrange,col=colors[(i %% length(colors))],xaxt='n',log='y')
    axis(1,at=1:length(vali),labels=(collabel),las=2)
    # lines(0:100,rep(1,101),col='black');
  }else{
    lines(1:length(vali),vali,type='b',pch=20,col=colors[(i %% length(colors))])
  }
}




# parameters
# Do not modify the variables beginning with "__"
targetmat=list(c(61.099412822049125,921.9044117647059),c(73.1189694427801,0.0),c(25.541557819053324,307.3014705882353))
targetgene="hSATB2"
collabel=c("P2_F1.fq","P2_F2.fq")

# set up color using RColorBrewer
#library(RColorBrewer)
#colors <- brewer.pal(length(targetgenelist), "Set1")

colors=c( "#E41A1C", "#377EB8", "#4DAF4A", "#984EA3", "#FF7F00",  "#A65628", "#F781BF",
          "#999999", "#66C2A5", "#FC8D62", "#8DA0CB", "#E78AC3", "#A6D854", "#FFD92F", "#E5C494", "#B3B3B3", 
          "#8DD3C7", "#FFFFB3", "#BEBADA", "#FB8072", "#80B1D3", "#FDB462", "#B3DE69", "#FCCDE5",
          "#D9D9D9", "#BC80BD", "#CCEBC5", "#FFED6F")


## code

targetmatvec=unlist(targetmat)+1
yrange=range(targetmatvec[targetmatvec>0]);
# yrange[1]=1; # set the minimum value to 1
for(i in 1:length(targetmat)){
  vali=targetmat[[i]]+1;
  if(i==1){
    plot(1:length(vali),vali,type='b',las=1,pch=20,main=paste('sgRNAs in',targetgene),ylab='Read counts',xlab='Samples',xlim=c(0.7,length(vali)+0.3),ylim = yrange,col=colors[(i %% length(colors))],xaxt='n',log='y')
    axis(1,at=1:length(vali),labels=(collabel),las=2)
    # lines(0:100,rep(1,101),col='black');
  }else{
    lines(1:length(vali),vali,type='b',pch=20,col=colors[(i %% length(colors))])
  }
}




# parameters
# Do not modify the variables beginning with "__"
targetmat=list(c(65.10593169562611,614.6029411764706),c(16.52689035350509,1229.2058823529412),c(110.6800838825644,0.0),c(236.88542840023965,614.6029411764706),c(56.59207908927501,0.0),c(25.0407429598562,0.0),c(16.52689035350509,614.6029411764706),c(29.548076692630314,0.0),c(51.08311563810665,307.3014705882353),c(32.052150988615935,614.6029411764706))
targetgene="mKatescrm"
collabel=c("P2_F1.fq","P2_F2.fq")

# set up color using RColorBrewer
#library(RColorBrewer)
#colors <- brewer.pal(length(targetgenelist), "Set1")

colors=c( "#E41A1C", "#377EB8", "#4DAF4A", "#984EA3", "#FF7F00",  "#A65628", "#F781BF",
          "#999999", "#66C2A5", "#FC8D62", "#8DA0CB", "#E78AC3", "#A6D854", "#FFD92F", "#E5C494", "#B3B3B3", 
          "#8DD3C7", "#FFFFB3", "#BEBADA", "#FB8072", "#80B1D3", "#FDB462", "#B3DE69", "#FCCDE5",
          "#D9D9D9", "#BC80BD", "#CCEBC5", "#FFED6F")


## code

targetmatvec=unlist(targetmat)+1
yrange=range(targetmatvec[targetmatvec>0]);
# yrange[1]=1; # set the minimum value to 1
for(i in 1:length(targetmat)){
  vali=targetmat[[i]]+1;
  if(i==1){
    plot(1:length(vali),vali,type='b',las=1,pch=20,main=paste('sgRNAs in',targetgene),ylab='Read counts',xlab='Samples',xlim=c(0.7,length(vali)+0.3),ylim = yrange,col=colors[(i %% length(colors))],xaxt='n',log='y')
    axis(1,at=1:length(vali),labels=(collabel),las=2)
    # lines(0:100,rep(1,101),col='black');
  }else{
    lines(1:length(vali),vali,type='b',pch=20,col=colors[(i %% length(colors))])
  }
}




# parameters
# Do not modify the variables beginning with "__"
targetmat=list(c(65.60674655482325,0.0),c(99.66215698022768,1536.5073529411766),c(93.65237866986219,1229.2058823529412),c(108.17600958657879,614.6029411764706),c(217.85446375074892,921.9044117647059))
targetgene="POLRD2scrm"
collabel=c("P2_F1.fq","P2_F2.fq")

# set up color using RColorBrewer
#library(RColorBrewer)
#colors <- brewer.pal(length(targetgenelist), "Set1")

colors=c( "#E41A1C", "#377EB8", "#4DAF4A", "#984EA3", "#FF7F00",  "#A65628", "#F781BF",
          "#999999", "#66C2A5", "#FC8D62", "#8DA0CB", "#E78AC3", "#A6D854", "#FFD92F", "#E5C494", "#B3B3B3", 
          "#8DD3C7", "#FFFFB3", "#BEBADA", "#FB8072", "#80B1D3", "#FDB462", "#B3DE69", "#FCCDE5",
          "#D9D9D9", "#BC80BD", "#CCEBC5", "#FFED6F")


## code

targetmatvec=unlist(targetmat)+1
yrange=range(targetmatvec[targetmatvec>0]);
# yrange[1]=1; # set the minimum value to 1
for(i in 1:length(targetmat)){
  vali=targetmat[[i]]+1;
  if(i==1){
    plot(1:length(vali),vali,type='b',las=1,pch=20,main=paste('sgRNAs in',targetgene),ylab='Read counts',xlab='Samples',xlim=c(0.7,length(vali)+0.3),ylim = yrange,col=colors[(i %% length(colors))],xaxt='n',log='y')
    axis(1,at=1:length(vali),labels=(collabel),las=2)
    # lines(0:100,rep(1,101),col='black');
  }else{
    lines(1:length(vali),vali,type='b',pch=20,col=colors[(i %% length(colors))])
  }
}




# parameters
# Do not modify the variables beginning with "__"
targetmat=list(c(85.6393409227082,1229.2058823529412),c(1504.4478370281604,2458.4117647058824),c(82.13363690832833,1229.2058823529412))
targetgene="hSMARCC2"
collabel=c("P2_F1.fq","P2_F2.fq")

# set up color using RColorBrewer
#library(RColorBrewer)
#colors <- brewer.pal(length(targetgenelist), "Set1")

colors=c( "#E41A1C", "#377EB8", "#4DAF4A", "#984EA3", "#FF7F00",  "#A65628", "#F781BF",
          "#999999", "#66C2A5", "#FC8D62", "#8DA0CB", "#E78AC3", "#A6D854", "#FFD92F", "#E5C494", "#B3B3B3", 
          "#8DD3C7", "#FFFFB3", "#BEBADA", "#FB8072", "#80B1D3", "#FDB462", "#B3DE69", "#FCCDE5",
          "#D9D9D9", "#BC80BD", "#CCEBC5", "#FFED6F")


## code

targetmatvec=unlist(targetmat)+1
yrange=range(targetmatvec[targetmatvec>0]);
# yrange[1]=1; # set the minimum value to 1
for(i in 1:length(targetmat)){
  vali=targetmat[[i]]+1;
  if(i==1){
    plot(1:length(vali),vali,type='b',las=1,pch=20,main=paste('sgRNAs in',targetgene),ylab='Read counts',xlab='Samples',xlim=c(0.7,length(vali)+0.3),ylim = yrange,col=colors[(i %% length(colors))],xaxt='n',log='y')
    axis(1,at=1:length(vali),labels=(collabel),las=2)
    # lines(0:100,rep(1,101),col='black');
  }else{
    lines(1:length(vali),vali,type='b',pch=20,col=colors[(i %% length(colors))])
  }
}




# parameters
# Do not modify the variables beginning with "__"
targetmat=list(c(112.18252846015577,0.0),c(43.07007789095266,614.6029411764706),c(16.026075494307968,307.3014705882353))
targetgene="hSMARCA4"
collabel=c("P2_F1.fq","P2_F2.fq")

# set up color using RColorBrewer
#library(RColorBrewer)
#colors <- brewer.pal(length(targetgenelist), "Set1")

colors=c( "#E41A1C", "#377EB8", "#4DAF4A", "#984EA3", "#FF7F00",  "#A65628", "#F781BF",
          "#999999", "#66C2A5", "#FC8D62", "#8DA0CB", "#E78AC3", "#A6D854", "#FFD92F", "#E5C494", "#B3B3B3", 
          "#8DD3C7", "#FFFFB3", "#BEBADA", "#FB8072", "#80B1D3", "#FDB462", "#B3DE69", "#FCCDE5",
          "#D9D9D9", "#BC80BD", "#CCEBC5", "#FFED6F")


## code

targetmatvec=unlist(targetmat)+1
yrange=range(targetmatvec[targetmatvec>0]);
# yrange[1]=1; # set the minimum value to 1
for(i in 1:length(targetmat)){
  vali=targetmat[[i]]+1;
  if(i==1){
    plot(1:length(vali),vali,type='b',las=1,pch=20,main=paste('sgRNAs in',targetgene),ylab='Read counts',xlab='Samples',xlim=c(0.7,length(vali)+0.3),ylim = yrange,col=colors[(i %% length(colors))],xaxt='n',log='y')
    axis(1,at=1:length(vali),labels=(collabel),las=2)
    # lines(0:100,rep(1,101),col='black');
  }else{
    lines(1:length(vali),vali,type='b',pch=20,col=colors[(i %% length(colors))])
  }
}




# parameters
# Do not modify the variables beginning with "__"
targetmat=list(c(26.042372678250448,307.3014705882353),c(65.10593169562611,921.9044117647059),c(28.546446974236066,0.0))
targetgene="hSATB1"
collabel=c("P2_F1.fq","P2_F2.fq")

# set up color using RColorBrewer
#library(RColorBrewer)
#colors <- brewer.pal(length(targetgenelist), "Set1")

colors=c( "#E41A1C", "#377EB8", "#4DAF4A", "#984EA3", "#FF7F00",  "#A65628", "#F781BF",
          "#999999", "#66C2A5", "#FC8D62", "#8DA0CB", "#E78AC3", "#A6D854", "#FFD92F", "#E5C494", "#B3B3B3", 
          "#8DD3C7", "#FFFFB3", "#BEBADA", "#FB8072", "#80B1D3", "#FDB462", "#B3DE69", "#FCCDE5",
          "#D9D9D9", "#BC80BD", "#CCEBC5", "#FFED6F")


## code

targetmatvec=unlist(targetmat)+1
yrange=range(targetmatvec[targetmatvec>0]);
# yrange[1]=1; # set the minimum value to 1
for(i in 1:length(targetmat)){
  vali=targetmat[[i]]+1;
  if(i==1){
    plot(1:length(vali),vali,type='b',las=1,pch=20,main=paste('sgRNAs in',targetgene),ylab='Read counts',xlab='Samples',xlim=c(0.7,length(vali)+0.3),ylim = yrange,col=colors[(i %% length(colors))],xaxt='n',log='y')
    axis(1,at=1:length(vali),labels=(collabel),las=2)
    # lines(0:100,rep(1,101),col='black');
  }else{
    lines(1:length(vali),vali,type='b',pch=20,col=colors[(i %% length(colors))])
  }
}



dev.off()
Sweave("P2_01_day3_summary.Rnw");
library(tools);

texi2dvi("P2_01_day3_summary.tex",pdf=TRUE);
